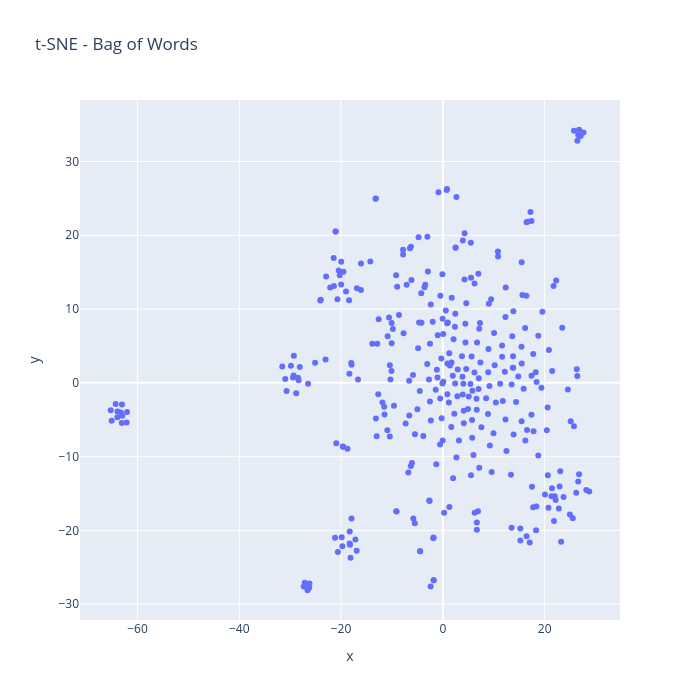
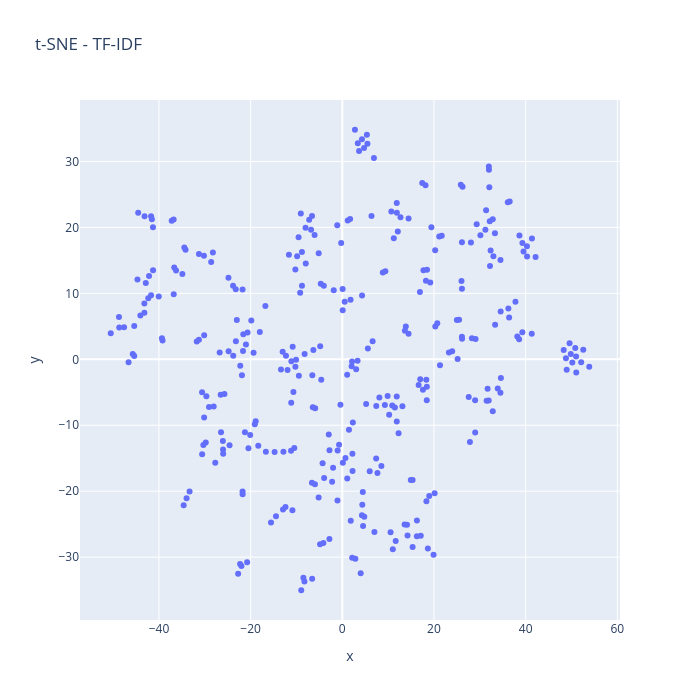

Notebook code cell kept with these figures, in order:
### Code cell
def plotar(embed, nome):
    df_plot = pd.DataFrame({
        "x": embed[:, 0],
        "y": embed[:, 1],
        "indice": df_bow.index,
        "titulo": df_bow["titulo"],
        "data": df_bow["data"],
    })
    fig = px.scatter(
        df_plot,
        x="x",
        y="y",
        hover_data={"indice": True, "titulo": True, "data": False, "x": False, "y": False},
        title=f"t-SNE - {nome}",
        width=700,
        height=700,
    )
    fig.write_html(nome+".html")
    fig.show()


plotar(embed_bow, "Bag of Words")
plotar(embed_tfidf, "TF-IDF")

### Figure 1 — Plotly figure (JSON) as saved in the notebook; plotly's stock layout.template omitted (floating-point values rounded to 4 significant figures; data arrays with more than 128 entries replaced by an {"elided": "..."} marker saying what was removed)
{"data": [{"customdata": {"elided": "333x3 mixed values"}, "hovertemplate": "indice=%{customdata[0]}<br>titulo=%{customdata[1]}<extra></extra>", "legendgroup": "", "marker": {"color": "#636efa", "symbol": "circle"}, "mode": "markers", "name": "", "orientation": "v", "showlegend": false, "type": "scatter", "x": {"elided": "333 float values"}, "xaxis": "x", "y": {"elided": "333 float values"}, "yaxis": "y"}], "layout": {"height": 700, "legend": {"tracegroupgap": 0}, "title": {"text": "t-SNE - Bag of Words"}, "width": 700, "xaxis": {"anchor": "y", "domain": [0, 1], "title": {"text": "x"}}, "yaxis": {"anchor": "x", "domain": [0, 1], "title": {"text": "y"}}}}

### Figure 2 — Plotly figure (JSON) as saved in the notebook; plotly's stock layout.template omitted (floating-point values rounded to 4 significant figures; data arrays with more than 128 entries replaced by an {"elided": "..."} marker saying what was removed)
{"data": [{"customdata": {"elided": "333x3 mixed values"}, "hovertemplate": "indice=%{customdata[0]}<br>titulo=%{customdata[1]}<extra></extra>", "legendgroup": "", "marker": {"color": "#636efa", "symbol": "circle"}, "mode": "markers", "name": "", "orientation": "v", "showlegend": false, "type": "scatter", "x": {"elided": "333 float values"}, "xaxis": "x", "y": {"elided": "333 float values"}, "yaxis": "y"}], "layout": {"height": 700, "legend": {"tracegroupgap": 0}, "title": {"text": "t-SNE - TF-IDF"}, "width": 700, "xaxis": {"anchor": "y", "domain": [0, 1], "title": {"text": "x"}}, "yaxis": {"anchor": "x", "domain": [0, 1], "title": {"text": "y"}}}}
